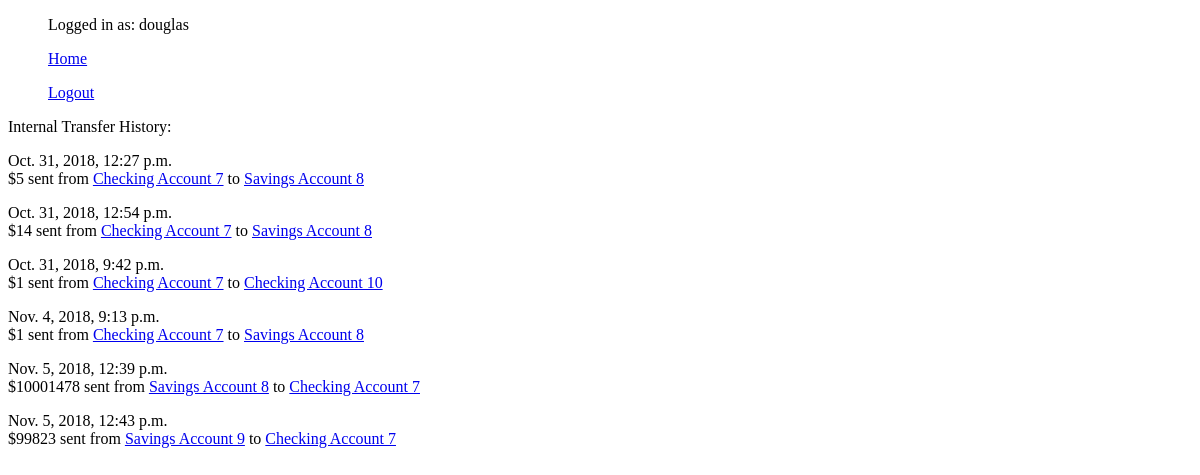
Before: /bank_accounts/internal_transfer_receipt_list (signed in) with the older database file.
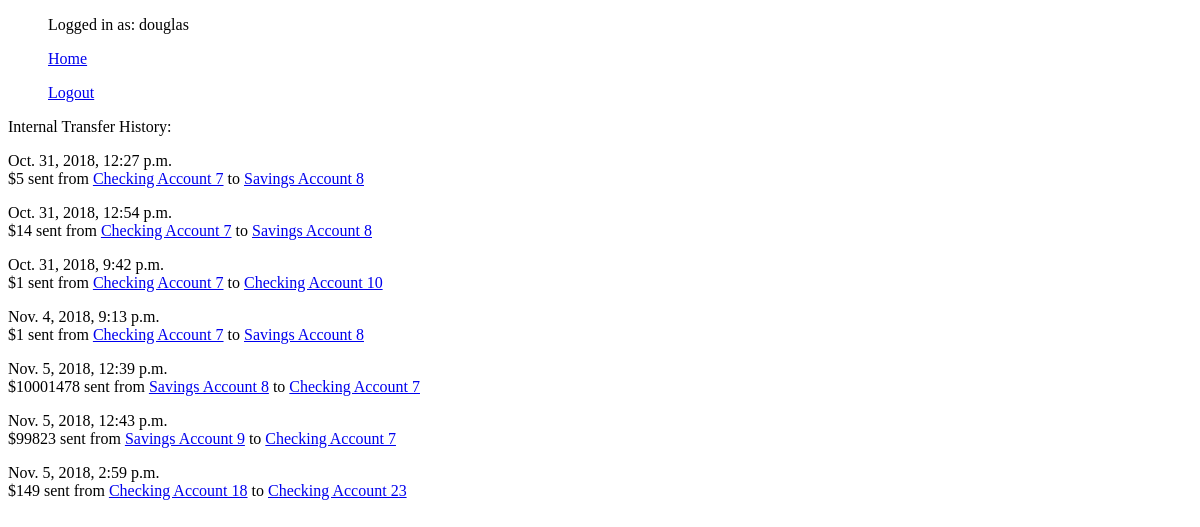
After: the same page with the newer database file.
### bank_accounts/models.py (models this page shows, shortened)
class InternalTransferReceipt(models.Model):
    user = models.ForeignKey(to=User, on_delete=models.SET_NULL, null=True)  # User that made the transfer
    from_account = models.ForeignKey(to=Account, on_delete=models.SET_NULL, null=True,
                                     related_name='internaltransferreceipt_from_account')
    to_account = models.ForeignKey(to=Account, on_delete=models.SET_NULL, null=True,
                                   related_name='internaltransferreceipt_to_account')
    amount = models.IntegerField()
    date = models.DateTimeField(default=timezone.now)  # date of transfer

class Account(models.Model):
    CHECKING = "Checking"
    SAVINGS = "Savings"
    ACCOUNT_TYPE_CHOICES = (
        (CHECKING, 'Checking'),  # Each inner tuple is of form: (value to be set in model, human readable name)
        (SAVINGS, 'Savings'),
    )
    UCU = 'UCU'
    CHASE = 'Chase'
    WELLS_FARGO = 'Wells Fargo'
    BANK_OF_AMERICA = 'Bank of America'
    BANK_CHOICES = (
        (UCU, 'UCU'),
        (CHASE, 'Chase'),
        (WELLS_FARGO, 'Wells Fargo'),
        (BANK_OF_AMERICA, 'Bank of America'),
    )
    account_type = models.CharField(max_length=200, default=None, choices=ACCOUNT_TYPE_CHOICES)
    creator = models.CharField(max_length=200, default=None)  # Account creator
    holder = models.ForeignKey(User, on_delete=models.SET_NULL, null=True, blank=True)  # Account holder is a site user
    balance = models.IntegerField(default=0)
    bank = models.CharField(max_length=200, default='UCU', null=True, choices=BANK_CHOICES)
    routing_number = models.IntegerField(null=True)
    def __str__(self):
        return self.account_type + ' Account ' + str(self.id)

### bank_accounts/views.py (the view)
# urls.py: path('internal_transfer_receipt_list', InternalTransferReceiptList.as_view(), name='internal_transfer_receipt_list'),
class InternalTransferReceiptList(LoginRequiredMixin, ListView):
    template_name = 'bank_accounts/internal_transfer_receipt_list.html'
    model = InternalTransferReceipt
    context_object_name = 'receipts'
    def get_queryset(self):  # Get the list of model instances we can display
        return InternalTransferReceipt.objects.filter(user=self.request.user)

### bank_accounts/templates/bank_accounts/internal_transfer_receipt_list.html (shortened to what this page needs)
{% extends 'base.html' %}
{% block content %}
    <p>Internal Transfer History:</p>
    {% if receipts %}
        {% for receipt in receipts %}
            <p>{{ receipt.date }}<br>
            ${{ receipt.amount }} sent
                {% if receipt.from_account.id and receipt.to_account.id %}
                    from
                    <a href="{% url 'bank_accounts:account_detail' receipt.from_account.id %}">{{ receipt.from_account }}</a>
                    to
                    <a href="{% url 'bank_accounts:account_detail' receipt.to_account.id %}">{{ receipt.to_account }}</a>
                {% elif receipt.from_account.id %}
                    from
                    <a href="{% url 'bank_accounts:account_detail' receipt.from_account.id %}">{{ receipt.from_account }}</a>
                    to
                    Deleted Account
                {% elif receipt.to_account.id %}
                    from
                    Deleted Account
                    to
                    <a href="{% url 'bank_accounts:account_detail' receipt.to_account.id %}">{{ receipt.to_account }}</a>
                {% else %}
                    from
                    Deleted Account
                    to
                    Deleted Account
                {% endif %}
        {% endfor %}
    {% else %}
        <p>Nothing as of yet!</p>
    {% endif %}
{% endblock %}

Changed rows visible on the page:
added InternalTransferReceipt: date "Nov. 5, 2018, 2:59 p.m.", amount "149", from_account "Checking Account 18", to_account "Checking Account 23"
